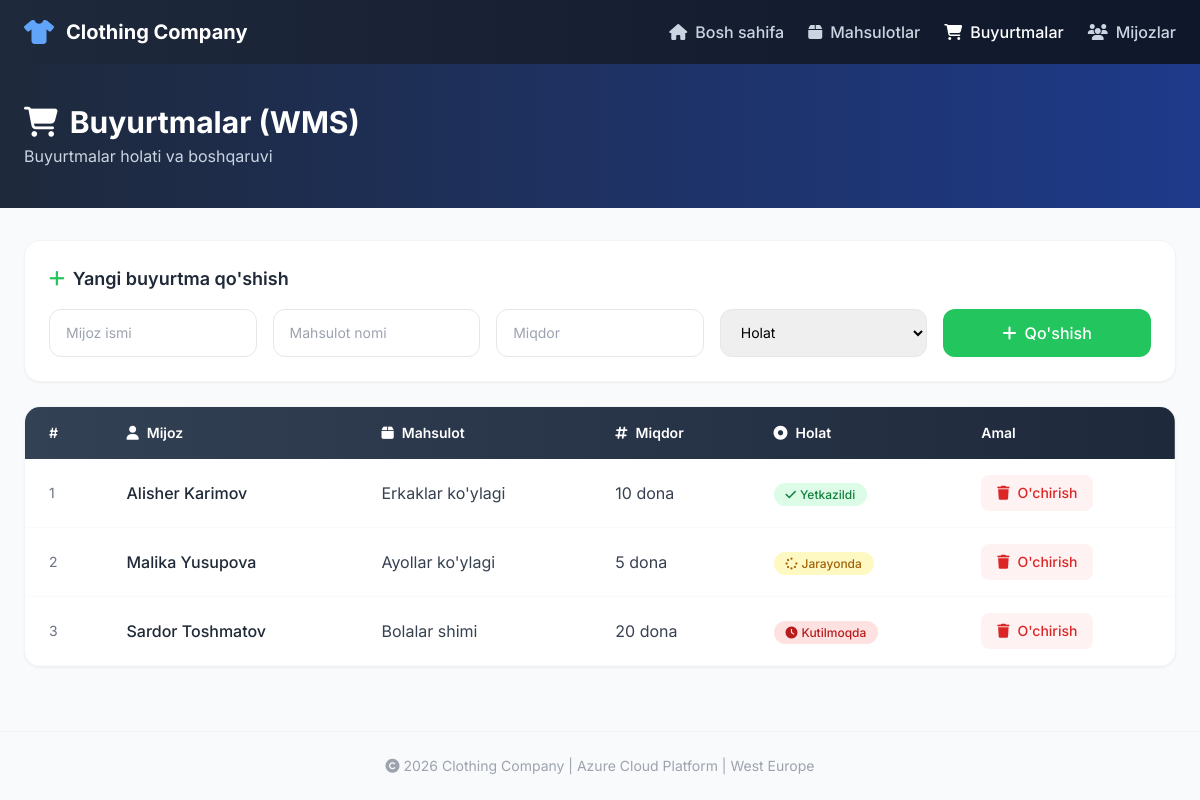
The page /orders on the database its author committed.
### database.py (models this page shows)
class Order(Base):
    __tablename__ = "orders"
    id = Column(Integer, primary_key=True, index=True)
    customer = Column(String, nullable=False)
    product = Column(String, nullable=False)
    quantity = Column(Integer, nullable=False)
    status = Column(String, nullable=False)

### main.py (the view)
@app.get("/orders", response_class=HTMLResponse)
async def orders_page(request: Request, db: Session = Depends(get_db)):
    orders = db.query(Order).all()
    return templates.TemplateResponse(
        request=request,
        name="orders.html",
        context={"orders": orders}
    )

### templates/orders.html (shortened to what this page needs)
<!DOCTYPE html>
<html lang="uz">
<head>
    <script src="https://cdn.tailwindcss.com"></script>
    <link rel="stylesheet" href="https://cdnjs.cloudflare.com/ajax/libs/font-awesome/6.5.0/css/all.min.css">
</head>
<body class="bg-gray-50 min-h-screen">
    <nav class="bg-gradient-to-r from-slate-800 to-slate-900 shadow-lg">
        <div class="max-w-7xl mx-auto px-6 py-4 flex justify-between items-center">
            <div class="flex items-center gap-3">
                <i class="fa-solid fa-shirt text-blue-400 text-2xl"></i>
                <span class="text-white font-bold text-xl">Clothing Company</span>
            </div>
            <div class="flex gap-6">
                <a href="/" class="text-slate-300 hover:text-white font-medium transition flex items-center gap-2"><i class="fa-solid fa-house"></i> Bosh sahifa</a>
                <a href="/products" class="text-slate-300 hover:text-white font-medium transition flex items-center gap-2"><i class="fa-solid fa-box"></i> Mahsulotlar</a>
                <a href="/orders" class="text-white font-medium transition flex items-center gap-2"><i class="fa-solid fa-cart-shopping"></i> Buyurtmalar</a>
                <a href="/customers" class="text-slate-300 hover:text-white font-medium transition flex items-center gap-2"><i class="fa-solid fa-users"></i> Mijozlar</a>
            </div>
        </div>
    </nav>
    <div class="bg-gradient-to-r from-slate-800 to-blue-900 text-white py-10 px-6">
        <div class="max-w-7xl mx-auto">
            <h1 class="text-3xl font-bold flex items-center gap-3">
                <i class="fa-solid fa-cart-shopping"></i> Buyurtmalar (WMS)
            </h1>
            <p class="text-slate-300 mt-1">Buyurtmalar holati va boshqaruvi</p>
        </div>
    </div>
    <div class="max-w-7xl mx-auto px-6 py-8">
        <div class="bg-white rounded-2xl shadow-sm border border-gray-100 p-6 mb-6">
            <h3 class="font-semibold text-gray-800 text-lg mb-4 flex items-center gap-2">
                <i class="fa-solid fa-plus text-green-500"></i> Yangi buyurtma qo'shish
            </h3>
            <form action="/orders/add" method="post">
                <div class="grid grid-cols-2 md:grid-cols-5 gap-4">
                    <input type="text" name="customer" placeholder="Mijoz ismi" required
                        class="border border-gray-200 rounded-xl px-4 py-3 text-sm focus:outline-none focus:ring-2 focus:ring-blue-300">
                    <input type="text" name="product" placeholder="Mahsulot nomi" required
                        class="border border-gray-200 rounded-xl px-4 py-3 text-sm focus:outline-none focus:ring-2 focus:ring-blue-300">
                    <input type="number" name="quantity" placeholder="Miqdor" required
                        class="border border-gray-200 rounded-xl px-4 py-3 text-sm focus:outline-none focus:ring-2 focus:ring-blue-300">
                    <select name="status" required
                        class="border border-gray-200 rounded-xl px-4 py-3 text-sm focus:outline-none focus:ring-2 focus:ring-blue-300">
                        <option value="">Holat</option>
                    </select>
                    <button type="submit"
                        class="bg-green-500 hover:bg-green-600 text-white font-medium px-6 py-3 rounded-xl transition flex items-center justify-center gap-2">
                        <i class="fa-solid fa-plus"></i> Qo'shish
                    </button>
                </div>
            </form>
        </div>
        <div class="bg-white rounded-2xl shadow-sm border border-gray-100 overflow-hidden">
            <table class="w-full">
                <thead>
                    <tr class="bg-gradient-to-r from-slate-700 to-slate-800 text-white">
                        <th class="px-6 py-4 text-left text-sm font-semibold">#</th>
                        <th class="px-6 py-4 text-left text-sm font-semibold"><i class="fa-solid fa-user mr-2"></i>Mijoz</th>
                        <th class="px-6 py-4 text-left text-sm font-semibold"><i class="fa-solid fa-box mr-2"></i>Mahsulot</th>
                        <th class="px-6 py-4 text-left text-sm font-semibold"><i class="fa-solid fa-hashtag mr-2"></i>Miqdor</th>
                        <th class="px-6 py-4 text-left text-sm font-semibold"><i class="fa-solid fa-circle-dot mr-2"></i>Holat</th>
                        <th class="px-6 py-4 text-left text-sm font-semibold">Amal</th>
                    </tr>
                </thead>
                <tbody>
                    {% for order in orders %}
                    <tr class="border-b border-gray-50 hover:bg-gray-50 transition">
                        <td class="px-6 py-4 text-gray-500 text-sm">{{ order.id }}</td>
                        <td class="px-6 py-4 font-medium text-gray-800">{{ order.customer }}</td>
                        <td class="px-6 py-4 text-gray-700">{{ order.product }}</td>
                        <td class="px-6 py-4 text-gray-700">{{ order.quantity }} dona</td>
                        <td class="px-6 py-4">
                            {% if order.status == 'Yetkazildi' %}
                            <span class="bg-green-100 text-green-700 px-3 py-1 rounded-full text-xs font-medium"><i class="fa-solid fa-check mr-1"></i>{{ order.status }}</span>
                            {% elif order.status == 'Jarayonda' %}
                            <span class="bg-yellow-100 text-yellow-700 px-3 py-1 rounded-full text-xs font-medium"><i class="fa-solid fa-spinner mr-1"></i>{{ order.status }}</span>
                            {% else %}
                            <span class="bg-red-100 text-red-700 px-3 py-1 rounded-full text-xs font-medium"><i class="fa-solid fa-clock mr-1"></i>{{ order.status }}</span>
                            {% endif %}
                        </td>
                        <td class="px-6 py-4">
                            <a href="/orders/delete/{{ order.id }}"
                                class="bg-red-50 hover:bg-red-100 text-red-600 px-4 py-2 rounded-lg text-sm font-medium transition flex items-center gap-2 w-fit">
                                <i class="fa-solid fa-trash"></i> O'chirish
                            </a>
                        </td>
                    </tr>
                    {% endfor %}
                </tbody>
            </table>
        </div>
    </div>
    <footer class="text-center py-6 text-gray-400 text-sm mt-8 border-t border-gray-100">
        <i class="fa-solid fa-copyright"></i> 2026 Clothing Company | Azure Cloud Platform | West Europe
    </footer>
</body>
</html>

### templates/orders.html (style rules this page uses)
body { font-family: 'Inter', sans-serif; }

### rows shown on the page
Order: id "1", customer "Alisher Karimov", product "Erkaklar ko'ylagi", quantity "10", status "Yetkazildi"
Order: id "2", customer "Malika Yusupova", product "Ayollar ko'ylagi", quantity "5", status "Jarayonda"
Order: id "3", customer "Sardor Toshmatov", product "Bolalar shimi", quantity "20", status "Kutilmoqda"
